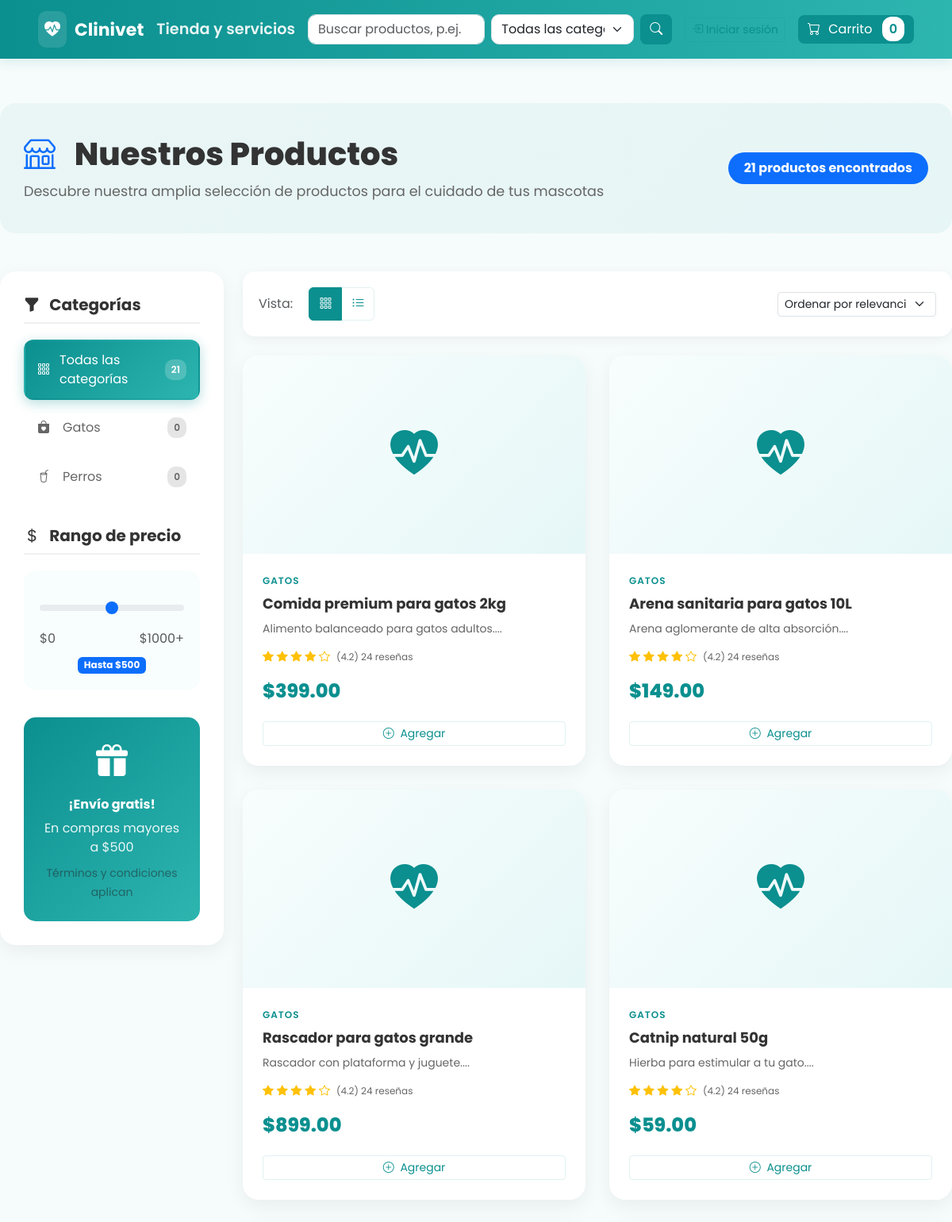
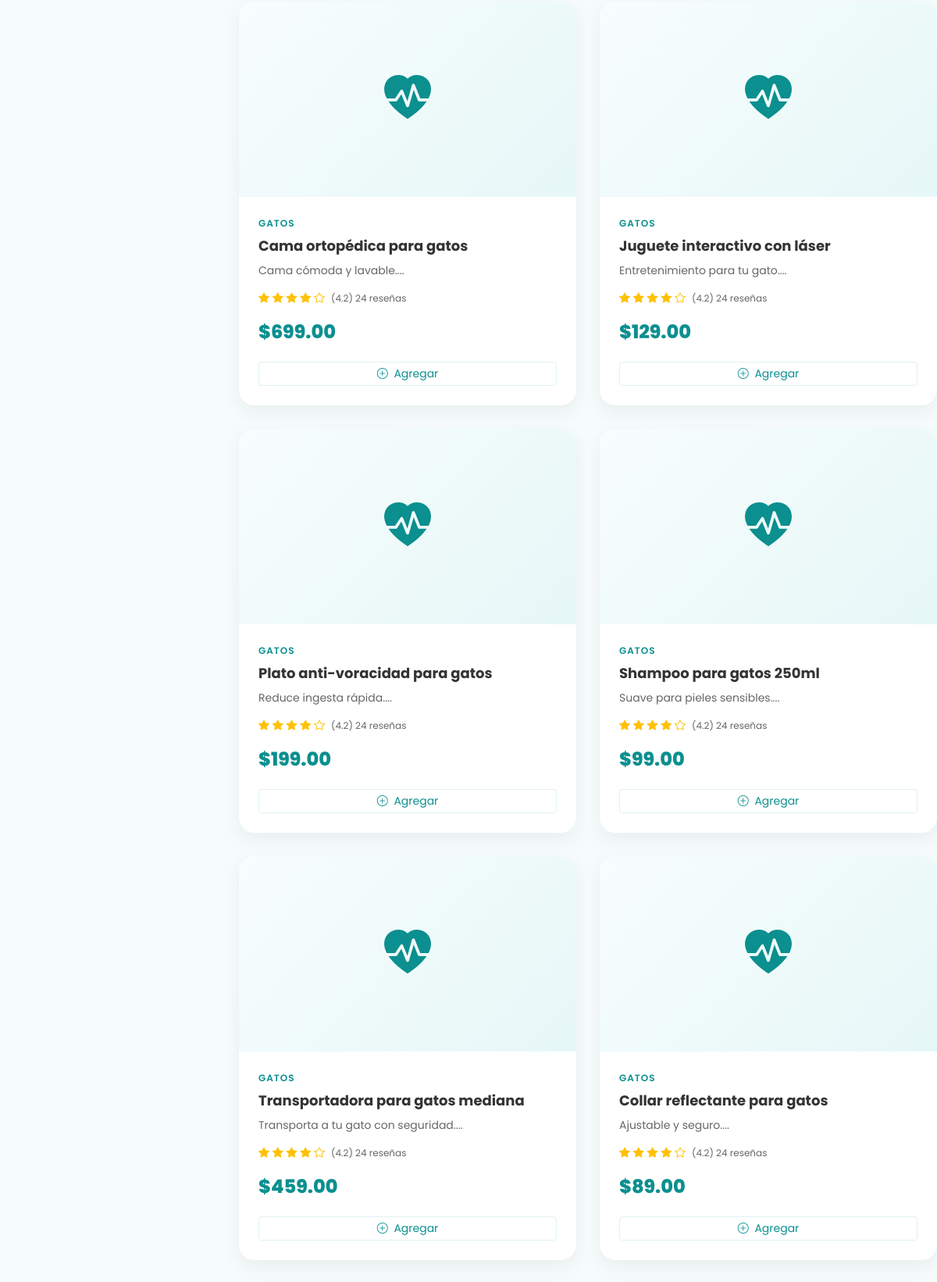
The page /backend/public/index.php?page=products (upper part) on the database its author committed (2 pictures, top to bottom).
### tables this page shows
CREATE TABLE IF NOT EXISTS categories (
  id INT AUTO_INCREMENT PRIMARY KEY,
  name VARCHAR(100) NOT NULL
);

CREATE TABLE IF NOT EXISTS products (
  id INT AUTO_INCREMENT PRIMARY KEY,
  category_id INT,
  name VARCHAR(200) NOT NULL,
  description TEXT,
  price DECIMAL(12,2) NOT NULL,
  stock INT DEFAULT 0,
  image VARCHAR(255),
  FOREIGN KEY (category_id) REFERENCES categories(id)
);

### backend/app/Controllers/ProductController.php (called while the page is built, shortened)
<?php
class ProductController {
    public function list() {
        $pdo = DB::get();
        $stmt = $pdo->query("SELECT p.*, c.name as category_name FROM products p LEFT JOIN categories c ON p.category_id = c.id");
        $products = $stmt->fetchAll(\PDO::FETCH_ASSOC);
        $cats = $pdo->query("SELECT * FROM categories")->fetchAll(\PDO::FETCH_ASSOC);
        include __DIR__ . '/../../../frontend/app/Views/products/list.php';
    }
}

### frontend/app/Views/products/list.php (the view, shortened to what this page needs)
<?php include __DIR__ . '/../layouts/main.php'; ?>
<div class="page-header mb-5">
  <div class="row align-items-center">
    <div class="col-md-8">
      <h1 class="page-title">
        <i class="bi bi-shop text-primary me-3"></i>
        Nuestros Productos
      </h1>
      <p class="page-subtitle">Descubre nuestra amplia selección de productos para el cuidado de tus mascotas</p>
    </div>
    <div class="col-md-4 text-md-end">
      <div class="results-info">
        <span class="badge bg-primary fs-6">
          <?= count($products) ?> productos encontrados
        </span>
      </div>
    </div>
  </div>
</div>
<div class="row">
  <div class="col-lg-3 col-md-4 mb-4">
    <div class="filters-sidebar">
      <div class="filter-section">
        <h5 class="filter-title">
          <i class="bi bi-funnel-fill me-2"></i>
          Categorías
        </h5>
        <div class="category-filters">
          <div class="category-item">
            <a href="index.php?page=products" class="category-link <?= empty($_GET['cat']) ? 'active' : '' ?>">
              <i class="bi bi-grid-3x3-gap"></i>
              <span>Todas las categorías</span>
              <span class="count"><?= array_sum(array_column($cats, 'product_count', 'id')) ?: count($products) ?></span>
            </a>
          </div>
          <?php foreach($cats as $c): ?>
            <div class="category-item">
              <a href="index.php?page=category&id=<?=$c['id']?>"
                 class="category-link <?= (isset($_GET['cat']) && $_GET['cat'] == $c['id']) ? 'active' : '' ?>">
                <?php
                $icons = ['bi-bag-heart-fill', 'bi-cup-straw', 'bi-heart-fill', 'bi-star-fill', 'bi-gift-fill', 'bi-house-heart-fill'];
                $icon = $icons[array_search($c['id'], array_column($cats, 'id')) % count($icons)];
                ?>
                <i class="bi <?= $icon ?>"></i>
                <span><?=htmlspecialchars($c['name'])?></span>
                <span class="count"><?= $c['product_count'] ?? '0' ?></span>
              </a>
            </div>
          <?php endforeach; ?>
        </div>
      </div>
      <div class="filter-section">
        <h5 class="filter-title">
          <i class="bi bi-currency-dollar me-2"></i>
          Rango de precio
        </h5>
        <div class="price-filters">
          <div class="price-range">
            <input type="range" class="form-range" min="0" max="1000" value="500" id="priceRange">
            <div class="d-flex justify-content-between">
              <span class="text-muted">$0</span>
              <span class="text-muted">$1000+</span>
            </div>
            <div class="price-display text-center mt-2">
              <span class="badge bg-primary">Hasta $<span id="priceValue">500</span></span>
            </div>
          </div>
        </div>
      </div>
      <div class="filter-section">
        <div class="promo-card">
          <div class="promo-icon">
            <i class="bi bi-gift-fill"></i>
          </div>
          <h6>¡Envío gratis!</h6>
          <p>En compras mayores a $500</p>
          <small class="text-muted">Términos y condiciones aplican</small>
        </div>
      </div>
    </div>
  </div>
  <div class="col-lg-9 col-md-8">
    <div class="products-controls mb-4">
      <div class="row align-items-center">
        <div class="col-md-6">
          <div class="view-toggle">
            <span class="text-muted me-3">Vista:</span>
            <div class="btn-group" role="group">
              <button type="button" class="btn btn-outline-primary active" id="gridView">
                <i class="bi bi-grid-3x3-gap"></i>
              </button>
              <button type="button" class="btn btn-outline-primary" id="listView">
                <i class="bi bi-list-ul"></i>
              </button>
            </div>
          </div>
        </div>
        <div class="col-md-6 text-md-end">
          <select class="form-select form-select-sm" style="max-width: 200px; display: inline-block;">
            <option>Ordenar por relevancia</option>
          </select>
        </div>
      </div>
    </div>
    <?php if(empty($products)): ?>
      <div class="empty-state">
        <div class="empty-icon">
          <i class="bi bi-search"></i>
        </div>
        <h3>No se encontraron productos</h3>
        <p class="text-muted">Intenta ajustar tus filtros o buscar algo diferente</p>
        <a href="index.php?page=products" class="btn btn-primary">Ver todos los productos</a>
      </div>
    <?php else: ?>
      <div class="products-grid" id="productsContainer">
        <?php foreach($products as $index => $p): ?>
          <div class="product-card modern" data-aos="fade-up" data-aos-delay="<?= $index * 100 ?>">
            <div class="product-image">
              <?php if (!empty($p['image'])): ?>
                <?php
                  $__img = $p['image'];
                  $__img = ltrim($__img, '/');
                  $__img = preg_replace('#^(frontend/public/)+#', '', $__img);
                  $__img = preg_replace('#^(public/)+#', '', $__img);
                  $__img = '/' . ltrim($__img, '/');
                ?>
                <img src="<?=htmlspecialchars($baseUrl . $__img)?>" alt="<?=htmlspecialchars($p['name'])?>" />
              <?php else: ?>
                <div class="placeholder-image">
                  <i class="bi bi-heart-pulse-fill"></i>
                </div>
              <?php endif; ?>
            </div>
            <div class="product-info">
              <div class="product-category"><?=htmlspecialchars($p['category_name'])?></div>
              <h5 class="product-title"><?=htmlspecialchars($p['name'])?></h5>
              <?php if(!empty($p['description'])): ?>
                <p class="product-description"><?= substr(htmlspecialchars($p['description']), 0, 80) ?>...</p>
              <?php endif; ?>
              <div class="product-rating">
                <div class="stars">
                  <i class="bi bi-star-fill"></i>
                  <i class="bi bi-star-fill"></i>
                  <i class="bi bi-star-fill"></i>
                  <i class="bi bi-star-fill"></i>
                  <i class="bi bi-star"></i>
                </div>
                <span class="rating-text">(4.2) 24 reseñas</span>
              </div>
              <div class="product-price">
                <span class="current-price">$<?=number_format($p['price'],2)?></span>
              </div>
              <button class="btn btn-outline-primary btn-sm btn-add-cart-quick w-100" data-id="<?=$p['id']?>">
                <i class="bi bi-plus-circle me-1"></i> Agregar
              </button>
            </div>
          </div>
        <?php endforeach; ?>
      </div>
    <?php endif; ?>
  </div>
</div>
<link href="https://unpkg.com/aos@2.3.1/dist/aos.css" rel="stylesheet">

### frontend/app/Views/layouts/main.php (style rules this page uses)
:root { --primary:#0b8f8f; --primary-dark:#086f6f; --accent:#ffd166; --muted:#7b8b8b; --card-bg: #ffffff; --page-bg: #f6fbfb; }
html,body { height:100%; }
body { font-family: 'Poppins', system-ui, -apple-system, 'Segoe UI', Roboto, 'Helvetica Neue', Arial; background:var(--page-bg); color:#133; }
.btn-outline-primary { color:var(--primary); border-color:rgba(11,143,143,0.12); }

### frontend/app/Views/products/list.php (style rules this page uses)
.page-header { background: linear-gradient(135deg, rgba(11,143,143,0.05) 0%, rgba(45,181,176,0.08) 100%); border-radius: 20px; padding: 40px 30px; margin-bottom: 40px; }
.page-title { font-size: 2.5rem; font-weight: 800; color: #333; margin-bottom: 10px; }
.page-subtitle { font-size: 1.1rem; color: #666; margin: 0; }
.results-info .badge { padding: 12px 20px; border-radius: 50px; }
.filters-sidebar { background: white; border-radius: 20px; padding: 30px; box-shadow: 0 8px 25px rgba(0,0,0,0.06); position: sticky; top: 20px; }
.filter-section { margin-bottom: 35px; }
.filter-section:last-child { margin-bottom: 0; }
.filter-title { color: #333; font-weight: 700; margin-bottom: 20px; padding-bottom: 10px; border-bottom: 2px solid #f0f0f0; }
.category-filters .category-item { margin-bottom: 8px; }
.category-link { display: flex; align-items: center; gap: 12px; padding: 12px 15px; border-radius: 12px; text-decoration: none; color: #666; transition: all 0.3s ease; border: 2px solid transparent; }
.category-link.active { background: linear-gradient(135deg, #0b8f8f, #2db5b0); color: white; box-shadow: 0 4px 15px rgba(11,143,143,0.3); }
.category-link i { font-size: 16px; width: 20px; }
.category-link .count { margin-left: auto; background: rgba(0,0,0,0.1); padding: 4px 8px; border-radius: 10px; font-size: 12px; font-weight: 600; }
.category-link.active .count { background: rgba(255,255,255,0.2); }
.price-filters { padding: 20px; background: #f8fdfd; border-radius: 15px; }
.form-range { margin: 15px 0; }
.promo-card { background: linear-gradient(135deg, #0b8f8f, #2db5b0); color: white; padding: 25px; border-radius: 15px; text-align: center; }
.promo-icon { font-size: 40px; margin-bottom: 15px; }
.promo-card h6 { font-weight: 700; margin-bottom: 8px; }
.promo-card p { margin-bottom: 8px; opacity: 0.9; }
.promo-card small { opacity: 0.7; }
.products-controls { background: white; padding: 20px; border-radius: 15px; box-shadow: 0 4px 15px rgba(0,0,0,0.05); }
.view-toggle .btn { padding: 8px 12px; }
.view-toggle .btn.active { background: #0b8f8f; border-color: #0b8f8f; }
.products-grid { display: grid; grid-template-columns: repeat(auto-fill, minmax(300px, 1fr)); gap: 30px; margin-bottom: 40px; }
.product-card.modern { background: white; border-radius: 20px; overflow: hidden; box-shadow: 0 8px 25px rgba(0,0,0,0.06); transition: all 0.3s ease; position: relative; }
.product-image { position: relative; height: 250px; overflow: hidden; }
.placeholder-image { width: 100%; height: 100%; background: linear-gradient(135deg, #f8fdfd, #e6f7f7); display: flex; align-items: center; justify-content: center; font-size: 60px; color: #0b8f8f; }
.product-info { padding: 25px; }
.product-category { color: #0b8f8f; font-size: 12px; font-weight: 600; text-transform: uppercase; letter-spacing: 1px; margin-bottom: 8px; }
.product-title { font-weight: 700; color: #333; margin-bottom: 10px; font-size: 18px; line-height: 1.3; }
.product-description { color: #666; font-size: 14px; margin-bottom: 15px; line-height: 1.4; }
.product-rating { display: flex; align-items: center; gap: 8px; margin-bottom: 15px; }
.stars { color: #ffc107; font-size: 14px; }
.rating-text { font-size: 12px; color: #666; }
.product-price { margin-bottom: 20px; }
.current-price { color: #0b8f8f; font-size: 24px; font-weight: 800; }

### rows shown on the page
categories: name "Gatos", product_count "0"
categories: name "Perros", product_count "0"
products: category.name "GATOS", name "Comida premium para gatos 2kg", description "Alimento balanceado para gatos adultos.", price "399.00"
products: category.name "GATOS", name "Arena sanitaria para gatos 10L", description "Arena aglomerante de alta absorción.", price "149.00"
products: category.name "GATOS", name "Rascador para gatos grande", description "Rascador con plataforma y juguete.", price "899.00"
products: category.name "GATOS", name "Catnip natural 50g", description "Hierba para estimular a tu gato.", price "59.00"
products: category.name "GATOS", name "Cama ortopédica para gatos", description "Cama cómoda y lavable.", price "699.00"
products: category.name "GATOS", name "Juguete interactivo con láser", description "Entretenimiento para tu gato.", price "129.00"
products: category.name "GATOS", name "Plato anti-voracidad para gatos", description "Reduce ingesta rápida.", price "199.00"
products: category.name "GATOS", name "Shampoo para gatos 250ml", description "Suave para pieles sensibles.", price "99.00"
products: category.name "GATOS", name "Transportadora para gatos mediana", description "Transporta a tu gato con seguridad.", price "459.00"
products: category.name "GATOS", name "Collar reflectante para gatos", description "Ajustable y seguro.", price "89.00"

### other values the page prints
count($products) "21"
